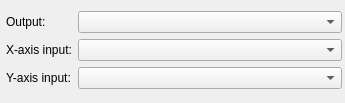
<?xml version="1.0" encoding="UTF-8"?>
<ui version="4.0">
 <class>SupervisedChartWidget</class>
 <widget class="QWidget" name="SupervisedChartWidget">
  <property name="geometry">
   <rect>
    <x>0</x>
    <y>0</y>
    <width>345</width>
    <height>103</height>
   </rect>
  </property>
  <property name="minimumSize">
   <size>
    <width>270</width>
    <height>0</height>
   </size>
  </property>
  <property name="windowTitle">
   <string>Form</string>
  </property>
  <layout class="QVBoxLayout" name="verticalLayout">
   <property name="leftMargin">
    <number>0</number>
   </property>
   <property name="rightMargin">
    <number>0</number>
   </property>
   <item>
    <layout class="QFormLayout" name="formLayout">
     <property name="leftMargin">
      <number>6</number>
     </property>
     <property name="rightMargin">
      <number>3</number>
     </property>
     <item row="1" column="0">
      <widget class="QLabel" name="labelXAxis">
       <property name="text">
        <string>X-axis input:</string>
       </property>
       <property name="buddy">
        <cstring>comboBoxXAxis</cstring>
       </property>
      </widget>
     </item>
     <item row="2" column="0">
      <widget class="QLabel" name="labelYAxis">
       <property name="text">
        <string>Y-axis input:</string>
       </property>
       <property name="buddy">
        <cstring>comboBoxYAxis</cstring>
       </property>
      </widget>
     </item>
     <item row="1" column="1">
      <widget class="QComboBox" name="comboBoxXAxis"/>
     </item>
     <item row="2" column="1">
      <widget class="QComboBox" name="comboBoxYAxis"/>
     </item>
     <item row="0" column="0">
      <widget class="QLabel" name="labelOutput">
       <property name="text">
        <string>Output:</string>
       </property>
       <property name="buddy">
        <cstring>comboBoxOutput</cstring>
       </property>
      </widget>
     </item>
     <item row="0" column="1">
      <widget class="QComboBox" name="comboBoxOutput"/>
     </item>
    </layout>
   </item>
  </layout>
 </widget>
 <tabstops>
  <tabstop>comboBoxOutput</tabstop>
  <tabstop>comboBoxXAxis</tabstop>
  <tabstop>comboBoxYAxis</tabstop>
 </tabstops>
 <resources/>
 <connections/>
</ui>
